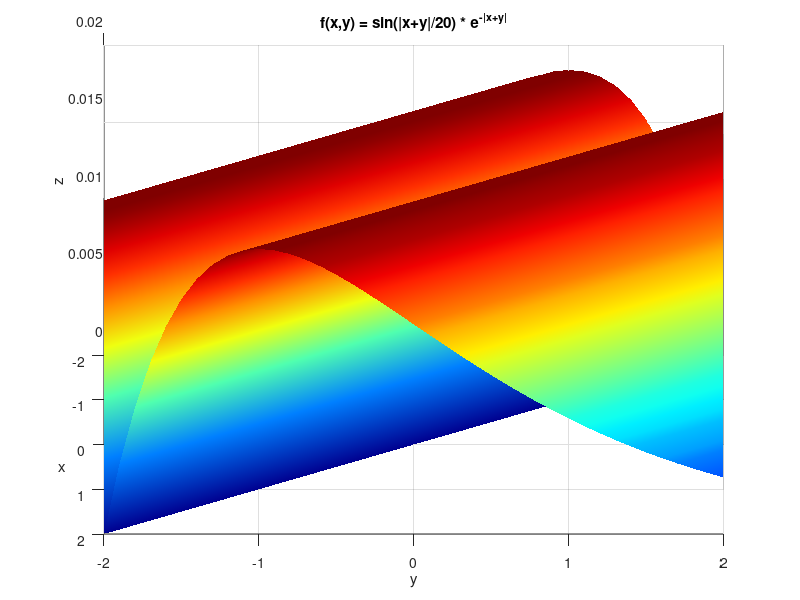
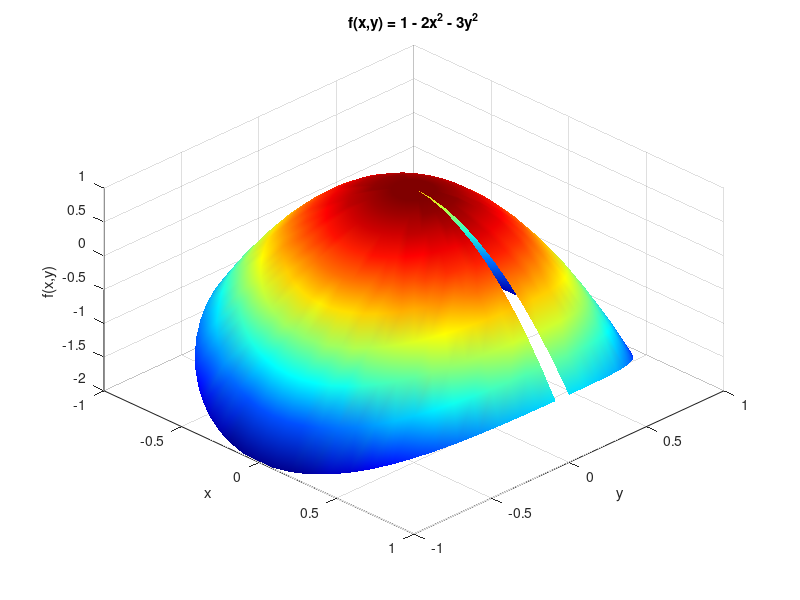
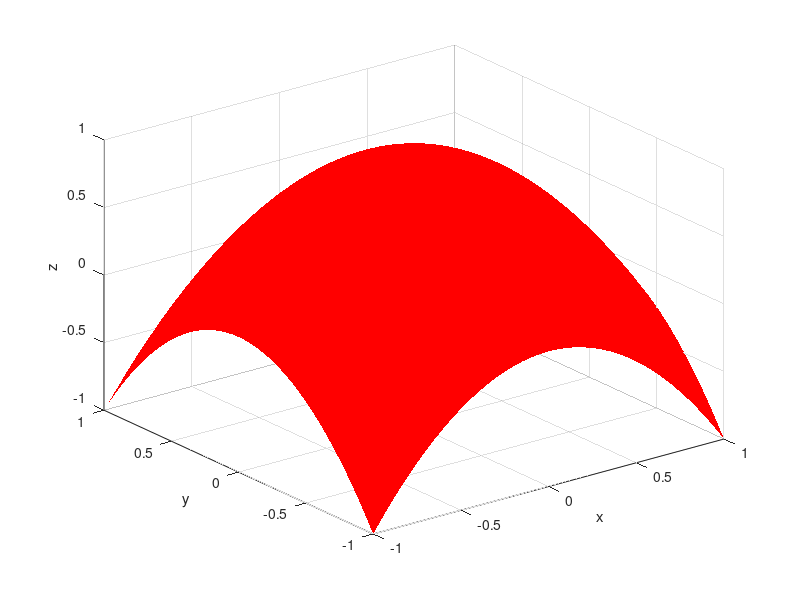
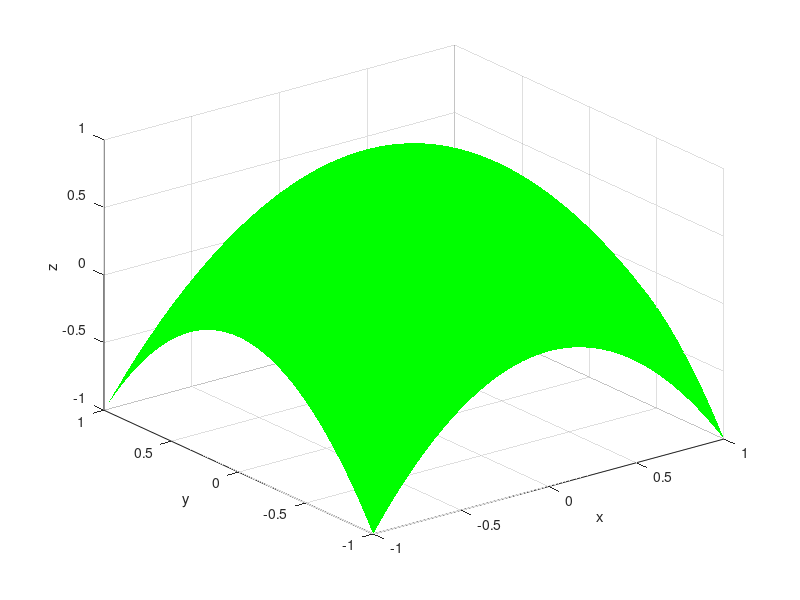

MATLAB code for these plots, in order:
% 4 Laboratorinis

% 1 uzduotis
% a)
x = -2:0.1:2
y = -2:0.1:2

[x,y] = meshgrid(x,y)

F = sin(abs(x+y)/20) .* exp(-abs(x+y))

figure
surf(x,y,F)

colormap("jet")
shading("interp")

xlabel('x')
ylabel('y')
zlabel('z')
title('f(x,y) = sin(|x+y|/20) * e^{-|x+y|}')

view(90,30)
grid on

% b)
o = 0:0.1:2*pi
r = 0:0.1:1

[r,o] = meshgrid(r,o)

x = r .* cos(o)
y = r .* sin(o)

f = 1 - 2*x.^2 - 3*y.^2

figure
surf(x,y,f)
colormap("jet")
shading("interp")
xlabel('x')
ylabel('y')
zlabel('f(x,y)')
title('f(x,y) = 1 - 2x^2 - 3y^2')
view(45,45)
grid on

% 2 uzduotis

x = -1:0.05:1;
y = -1:0.05:1;

[X,Y] = meshgrid(x,y)

Z = 1 - (X.^2 + Y.^2)

figure


surf(X,Y,Z)
shading interp
colormap([1 0 0])
xlabel('x')
ylabel('y')
zlabel('z')

figure
surf(X,Y,Z)
shading interp
colormap([0 1 0])
xlabel('x')
ylabel('y')
zlabel('z')

figure
surf(X,Y,Z)
colormap([0 0 1])
shading interp
xlabel('x')
ylabel('y')
zlabel('z')
